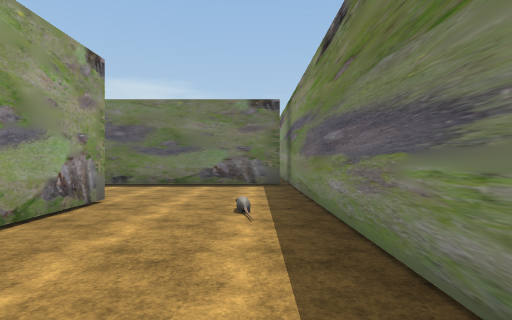
View 1 (above)

24 first-person views from a walk through a Unity game level. The camera is 1.5 m above the floor, looks level and sees 80° across. The floor is counted in squares, 2 m on a side. Each view is taken from the middle of a square. On the plan, view 1 faces up. The plan holds only what a view shows up to about 10 squares ahead; the rest is blank. The place goes on beyond the plan. The player is left out. Some surface patterns are stand-ins.

View 2
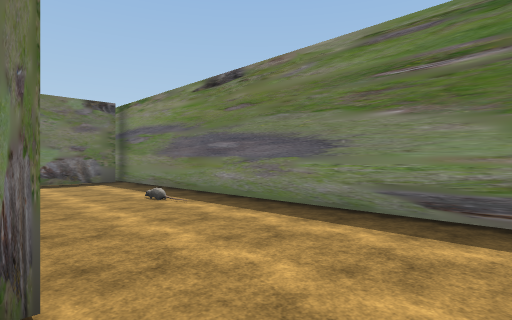

View 3
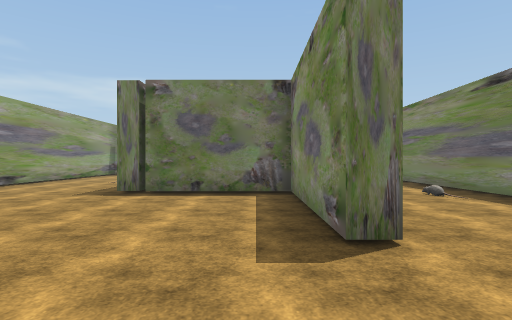

View 4
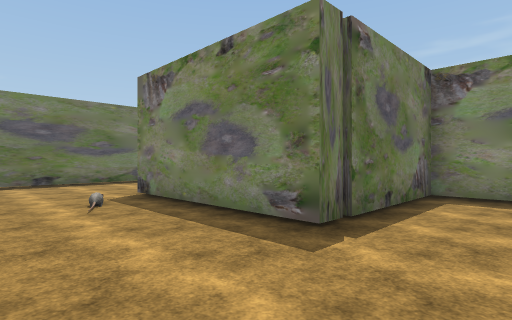

View 5
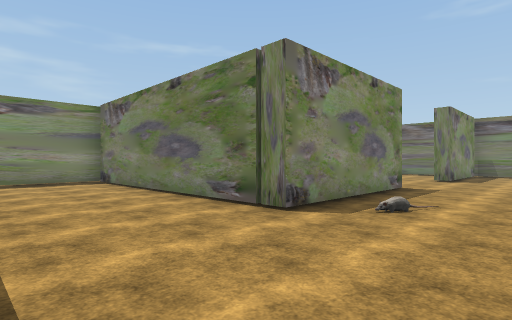

View 6
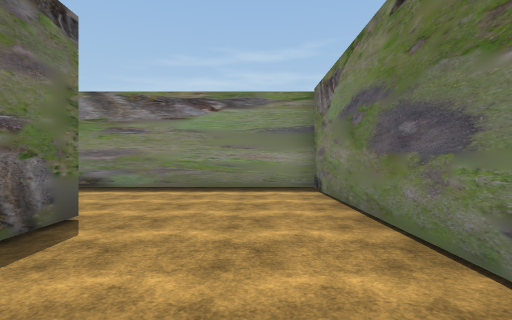

View 7
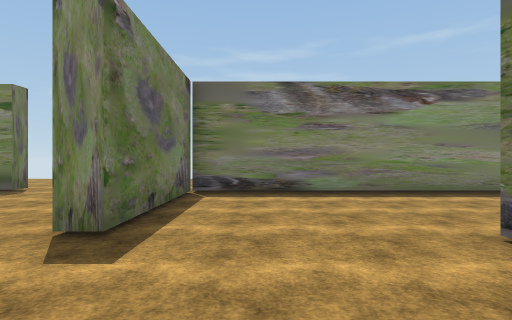

View 8
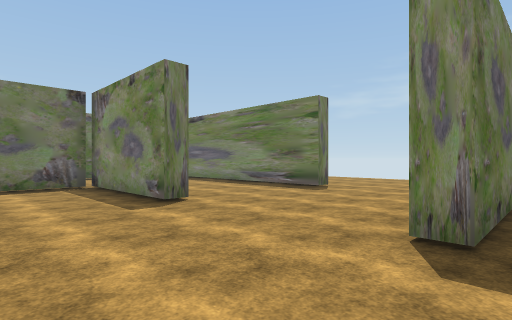

View 9
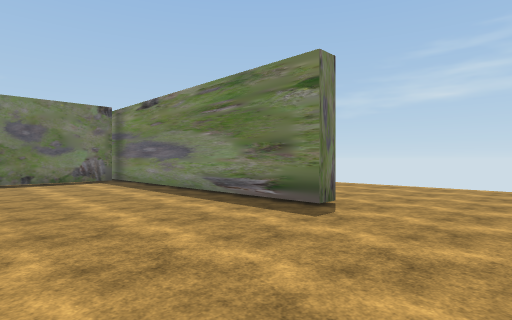

View 10
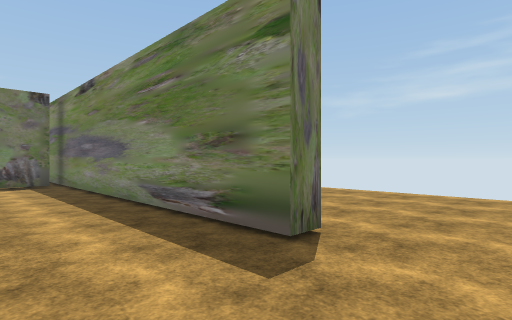

View 11
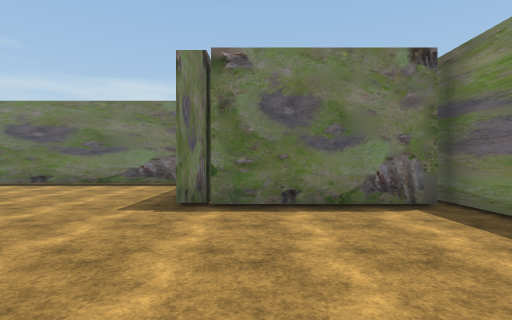

View 12
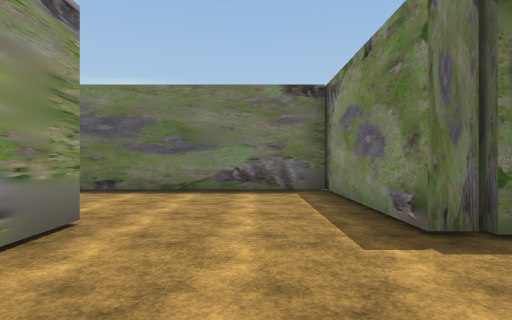

View 13
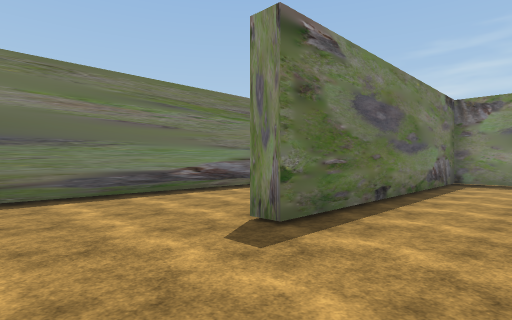

View 14
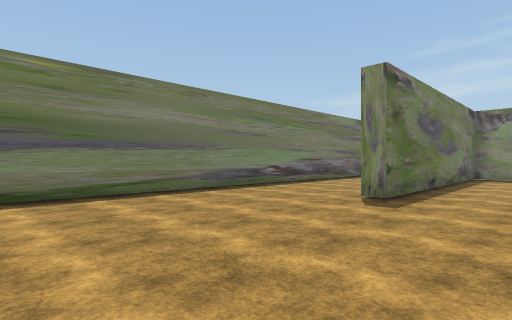

View 15
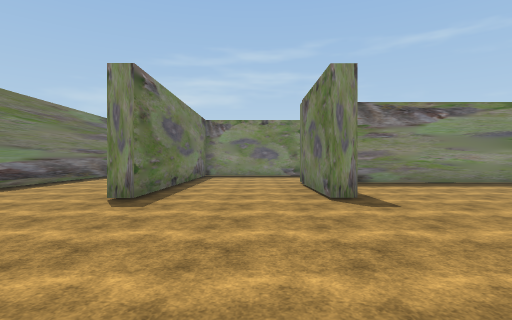

View 16
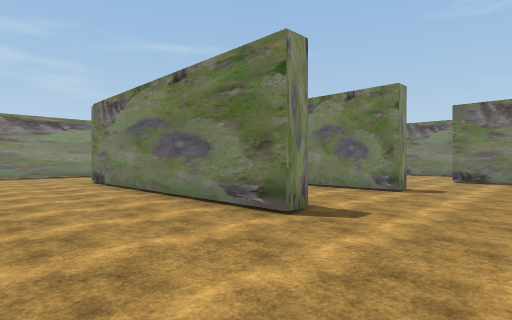

View 17
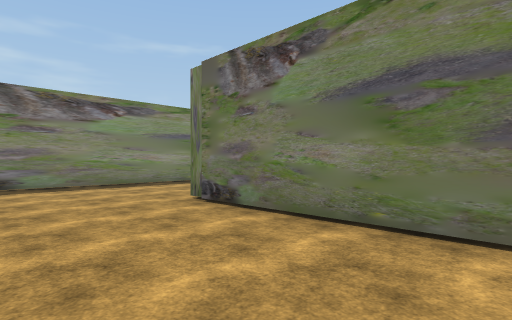

View 18
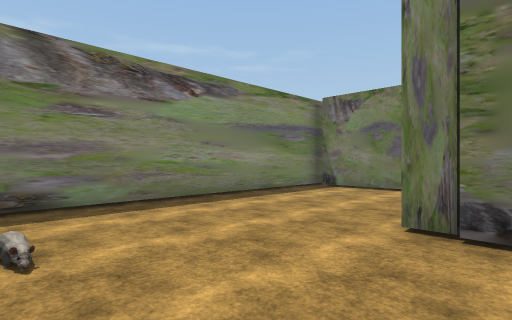

View 19
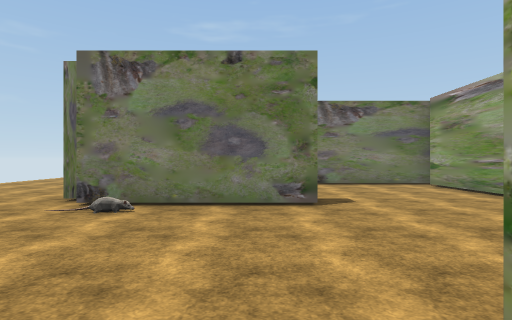

View 20
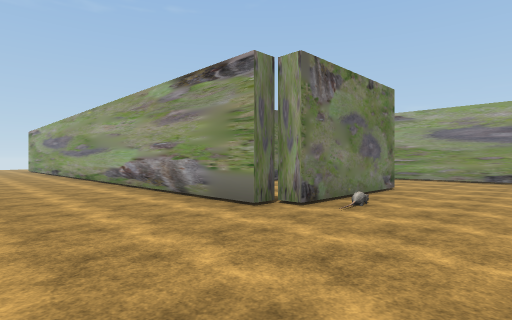

View 21
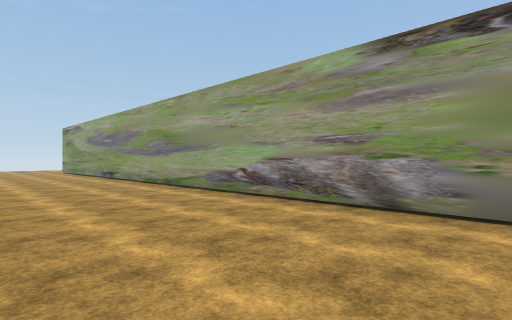

View 22
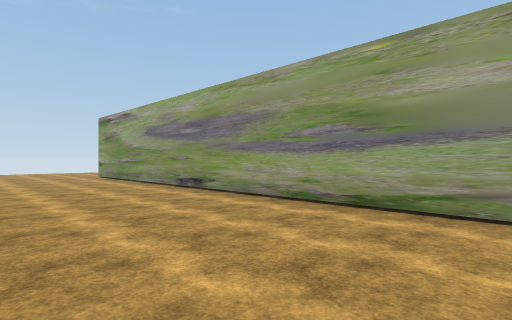

View 23
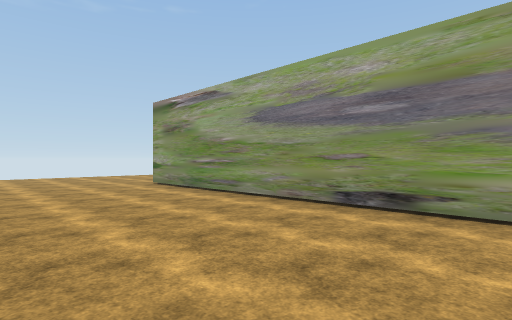

View 24
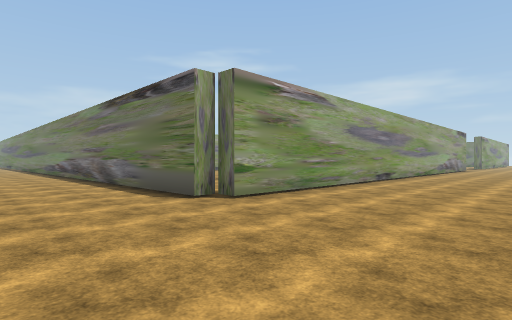

### Floor plan
Points are (right, up) in squares from view 1. A wall is a line through its corners. A room is listed if a view was taken in it or the views show most of it. See-through windows are left out.
Room 1 (views 1, 2, 3, 4, 5, 6, 7, 8, 9, 10, 11, 12, 13, 14, 15, 16, 17, 18, 19, 20, 21, 22, 23, 24)
walls: (-3.1, 13.2) (-4.4, 13.2); (-6, 13.2) (-9.1, 13.2); (-3, 17.5) (-3, 18) (0.9, 18) (0.9, 17.5) (1.5, 17.5) (1.5, -3.1) (0.9, -3.1) (0.9, -3.6) (-4.9, -3.6); (-7.1, 16.9) (-7.1, 14.1); (-7.4, 13.7) (-3.1, 13.7); (0.9, 17.5) (-3, 17.5); (-7.1, 20) (-7.1, 18.9); (-2.8, 22) (-3.3, 22) (-3.3, 25.9) (-5.2, 25.9); (0.8, 9) (-4.5, 9); (1.8, 21.8) (1.2, 21.8) (1.2, 37.6); (-2.7, 5.5) (-2.7, 3.1); (-7.6, 24) (-7.6, 28.9); (-11.2, 8) (-11.2, 6.5); (-2.6, 0.7) (-3.3, 0.7) (-3.3, 4.8) (-7.1, 4.8) (-7.1, 9.5) (0.6, 9.5); (-13, 26.3) (-11.5, 26.3); (-1.4, 30.4) (0.9, 30.4); (1, 29.9) (-3.3, 29.9) (-3.3, 34.8); (-7.1, 30.6) (-7.1, 29.4); (1, -0.8) (1, 17.5); (-11.3, 30) (-11.3, 30.6) (-7.8, 30.6); (-3.2, 34.3) (-11.3, 34.3) (-11.3, 34.8) (-2.8, 34.8)

Where each view was taken, in squares from view 1:
view 1: 0 up, 0 right, facing up
view 2: 1 down, 3 left, facing up-right
view 3: 2 down, 4 left, facing up
view 4: 3 up, 10 left, facing up-right
view 5: 13 up, 10 left, facing down-right
view 6: 11 up, 7 left, facing right
view 7: 16 up, 6 left, facing right
view 8: 17 up, 6 left, facing up-right
view 9: 19 up, 3 left, facing up-right
view 10: 20 up, 1 left, facing up-right
view 11: 25 up, 2 left, facing up
view 12: 27 up, 5 left, facing up
view 13: 32 up, 14 left, facing up-right
view 14: 32 up, 17 left, facing up-right
view 15: 32 up, 17 left, facing right
view 16: 38 up, 14 left, facing down-right
view 17: 38 up, 8 left, facing down-right
view 18: 38 up, 4 left, facing down-right
view 19: 23 up, 2 left, facing down
view 20: 21 up, 5 right, facing down-left
view 21: 17 up, 6 right, facing down-left
view 22: 11 up, 6 right, facing down-left
view 23: 6 up, 6 right, facing down-left
view 24: 7 down, 6 right, facing up-left
